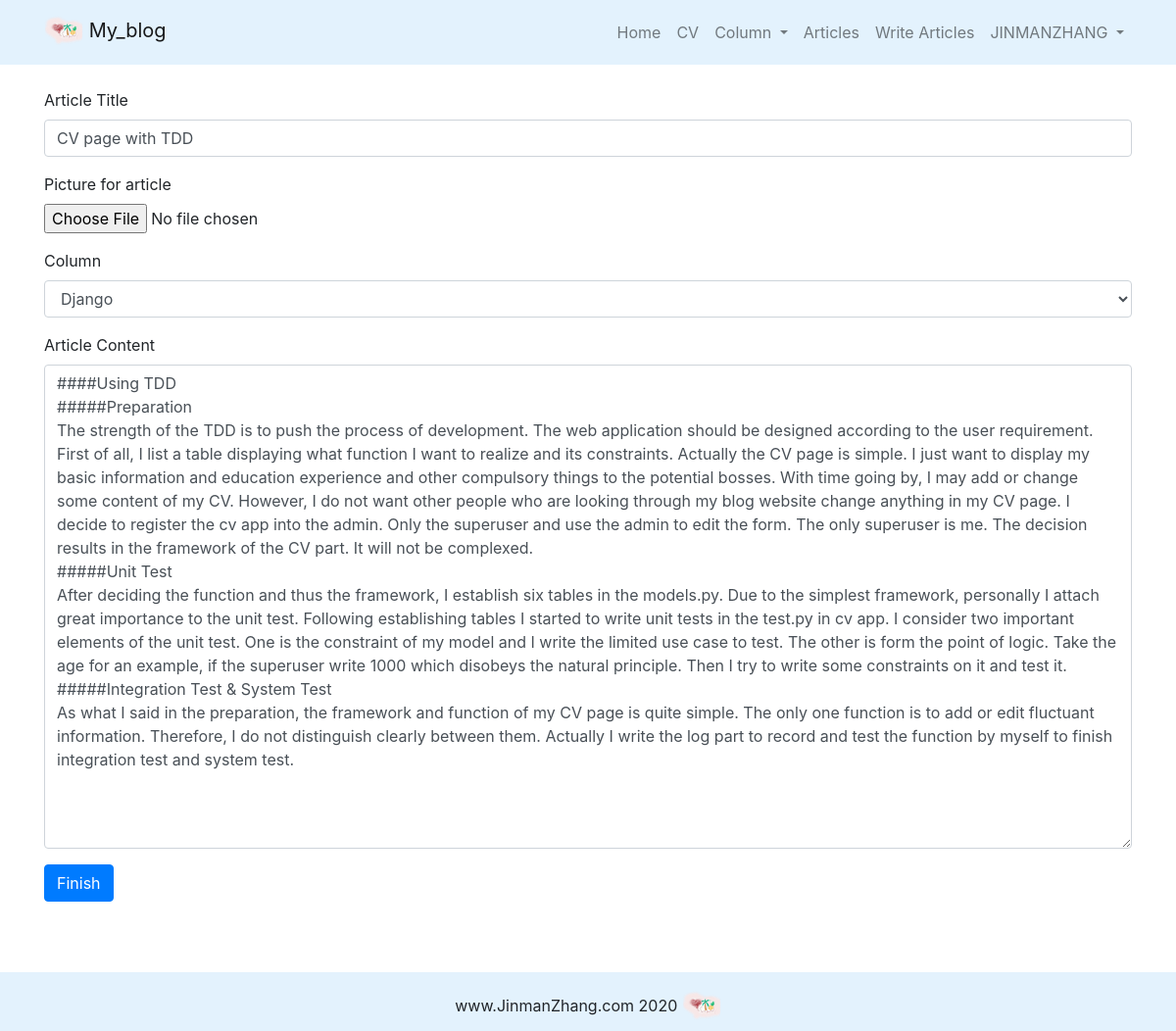
Page /article/article_update/51/ (signed in) on the committed database.
### article/models.py (models this page shows, shortened)
class ArticlePost(models.Model):
    author = models.ForeignKey(User,on_delete=models.CASCADE)
    title = models.CharField(max_length=100)
    column = models.ForeignKey(
        ArticleColumn,
        null=True,
        blank=True,
        on_delete=models.CharField,
        related_name='article'
    )
    body = models.TextField()
    tags = TaggableManager(blank=True)
    picture = models.ImageField(upload_to='article/%Y%m%d/', blank=True)  #deal with the picture when saving
    created = models.DateTimeField(default=timezone.now)
    updated = models.DateTimeField(auto_now=True)
    total_views = models.PositiveIntegerField(default=0)
    class Meta:
        ordering = ('-created',)

class ArticleColumn(models.Model):
    title = models.CharField(max_length=100,blank=True)
    created = models.DateTimeField(default=timezone.now)
    def __str__(self):
        return self.title

### article/views.py (the view)
# urls.py: path('article_update/<int:id>/',views.article_update,name='article_update'),
@login_required(login_url='userprofile/login/')
def article_update(request, id):
    article = ArticlePost.objects.get(id=id)
    user = article.author
    if request.user != user:
        return HttpResponse("You do not have the right to delete the article!")
    if request.method == "POST":
        article_post_form = ArticlePostForm(request.POST, request.FILES)
        if article_post_form.is_valid():
            if request.POST['column'] != 'none':
                article.column = ArticleColumn.objects.get(id=request.POST['column'])
            else:
                article.column = None
            if request.FILES.get('picture'):
                article.picture = request.FILES.get('picture')
            article.title = request.POST['title']
            article.body = request.POST['body']
            article.save()
            return redirect("article:article_detail", id=id)
        else:
            return HttpResponse("Error:The content of form is wrong.Please fill out the form again")
    else:
        article_post_form = ArticlePostForm()
        columns = ArticleColumn.objects.all()
        context = {'article': article, 'article_post_form': article_post_form, 'columns': columns,}
        return render(request, 'article/update.html', context)

### article/forms.py
class ArticlePostForm(forms.ModelForm):
    class Meta:
        model = ArticlePost
        fields = ('title','body','picture','tags')

### templates/article/update.html (shortened to what this page needs)
{% extends "base.html" %}
{% load static %}
{% block content %}
<div class="container">
    <div class="row">
        <div class="col-12">
            <br>
            <form method="post" action="." enctype="multipart/form-data">
                <div class="form-group">
                    <label for="title">Article Title</label>
                    <input type="text" class="form-control" id="title" name="title" value="{{ article.title }}">
                </div>
                <div class="form-group">
                    <label for="picture">Picture for article</label>
                    <input type="file" class="form-control-file" name="picture" id="picture">
                </div>
                <div class="form-group">
                    <label for="column">Column</label>
                    <select class="form-control" id="column" name="column">
                        {% for column in columns %}
                            <option value="{{ column.id }}"
                                    {% if column.id == article.column.id %}
                                        selected
                                    {% endif %}
                                    >
                                {{ column }}
                            </option>
                        {% endfor %}
                    </select>
                </div>
                <div class="form-group">
                    <label for="body">Article Content</label>
                    <textarea type="text"
                              class="form-control"
                              id = "body"
                              name = "body"
                              rows = "20">{{ article.body }}</textarea>
                </div>
                <button type="submit" class="btn btn-primary">Finish</button>
            </form>
        </div>
    </div>
</div>
{% endblock content %}

### templates/header.html (shortened to what this page needs)
{% load static %}
{% load notifications_tags %}
<nav class="navbar navbar-expand-lg navbar-light" style="background-color: #e3f2fd;" >
    <div class="container">
        <a class="navbar-brand" href="#">
            <img src="{% static 'images/blogicon2.png' %}" width=40" height="40" alt="" loading="lazy">
            My_blog
        </a>
        <div>
            <ul class="navbar-nav">
                <li class="nav-item">
                    <a class="nav-link" href="{% url 'home:home' %}">Home</a>
                </li>
                <li class="nav-item">
                    <a class="nav-link" href="{% url 'cv:cv' %}">CV</a>
                </li>
                <li class="nav-item dropdown">
                    <a class="nav-link dropdown-toggle" href="#" id="navbarDropdown" role="button" data-toggle="dropdown" aria-haspopup="true" aria-expanded="false">
                        Column
                    </a>
                </li>
                <li class="nav-item">
                    <a class="nav-link" href="{% url 'article:article_list' %}">Articles</a>
                </li>
                <li class="nav-item">
                    <a class="nav-link" href="{% url 'article:article_create' %}">Write Articles</a>
                </li>
                {% if user.is_authenticated %}
                    <li class="nav-item dropdown">
                        <a class="nav-link dropdown-toggle" href="#" id="navbarDropdown" role="button" data-toggle="dropdown" aria-haspopup="true" aria-expanded="false">
                            {{ user.username }}
                        </a>
                    </li>
                {% else %}
                    <li class="nav-item">
                        <a class="nav-link" href="{% url 'userprofile:login' %}">Login</a>
                    </li>
                {% endif %}
            </ul>
        </div>
    </div>
</nav>

### templates/base.html (style rules this page uses)
html,body { height:100%; margin: 0; }

### rows in the picture
ArticlePost: title "CV page with TDD", column "Django", body "####Using TDD #####Preparation The strength of the TDD is to push the process of development. The web application should be designed according to the user requirement. First of all, I list a table displaying what function I want to realize and its constraints. Actually the CV page is simple. I just want to display my basic information and education experience and other compulsory things to the potential bosses. With time going by, I may add or change some content of my CV. However, I do not want other people who are looking through my blog website change anything in my CV page. I decide to register the cv app into the admin. Only the superuser and use the admin to edit the form. The only…"

### other values in the picture
{{ user.username }} "JINMANZHANG"
